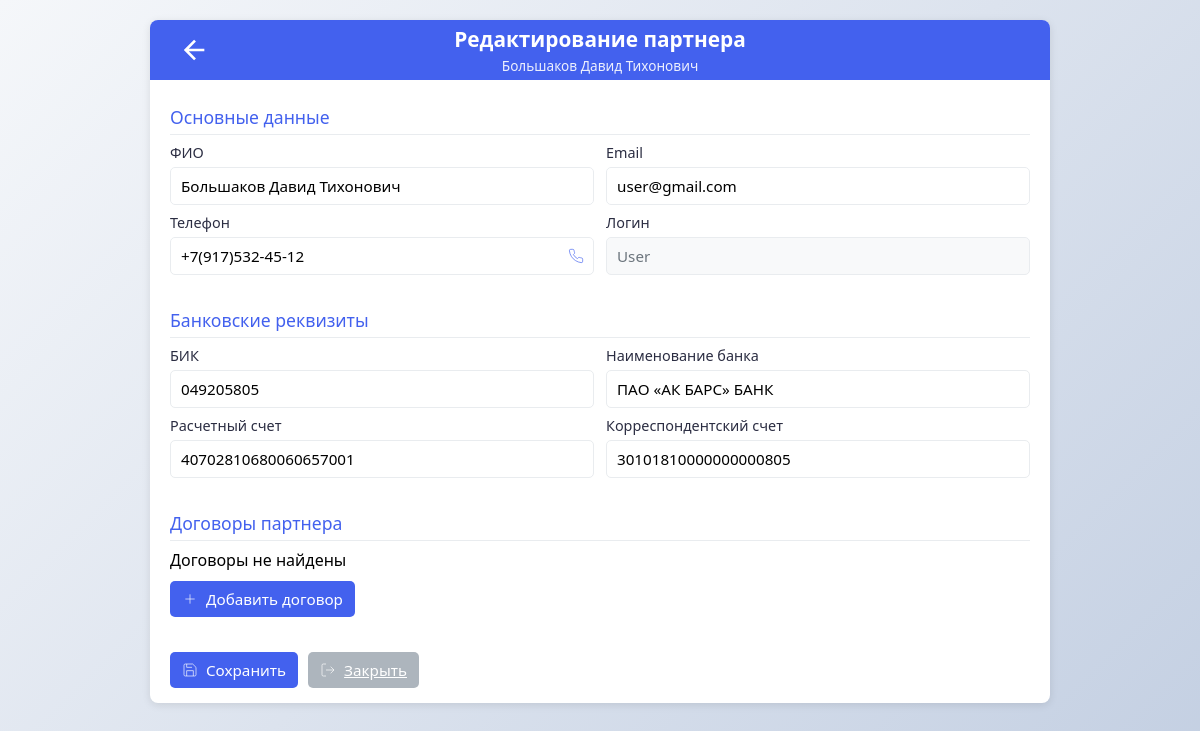
The page /admin/partner-edit.php?id=2 (signed in) on the database as committed earlier.
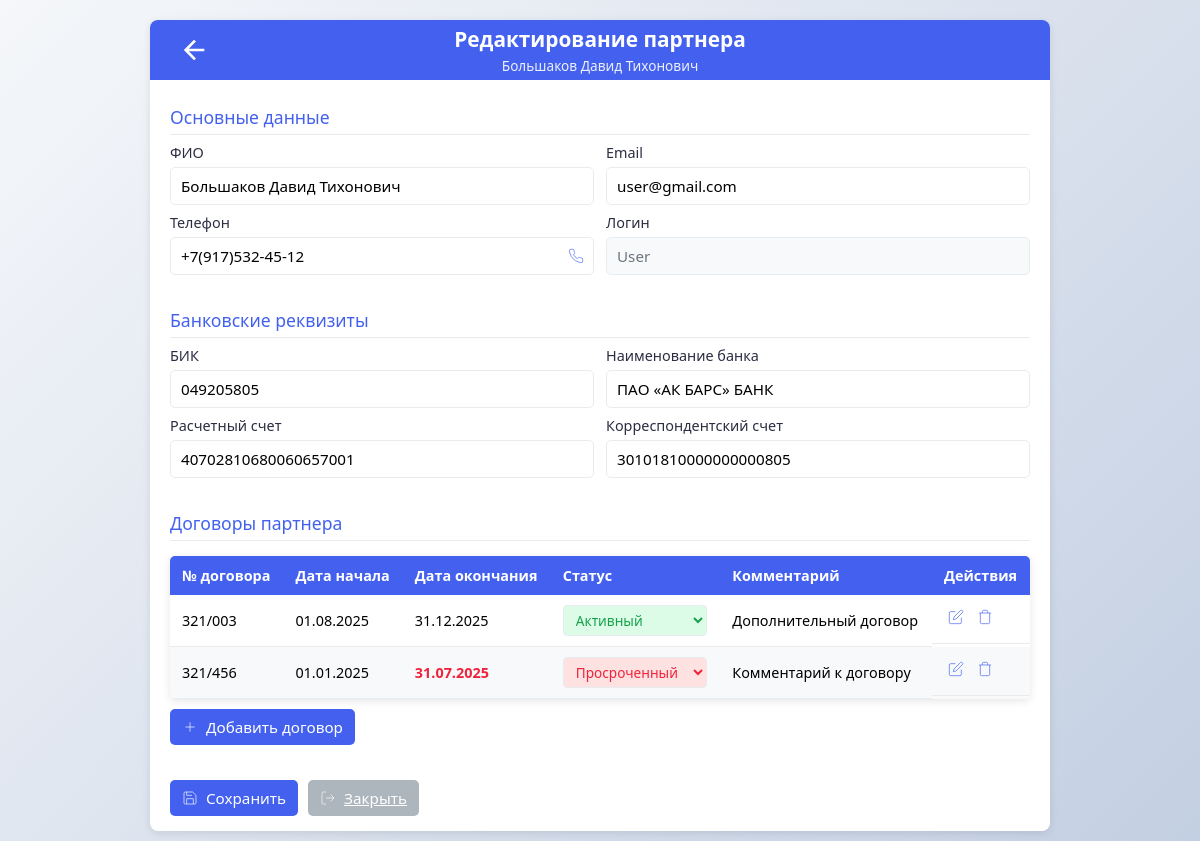
The same page on the database as committed later.
### tables this page shows
CREATE TABLE `user_contracts` (
  `id` bigint UNSIGNED NOT NULL,
  `user_id` bigint UNSIGNED NOT NULL COMMENT 'id агента',
  `number` varchar(20) NOT NULL COMMENT 'Номер договора',
  `start_date` date NOT NULL COMMENT 'Начало договора',
  `end_date` date NOT NULL COMMENT 'Конец договора',
  `status` tinyint(1) NOT NULL DEFAULT '0' COMMENT 'Статус договора 1-черновик, 2-активный, 3-просроченный, 4-прекращенный',
  `created_at` datetime DEFAULT CURRENT_TIMESTAMP COMMENT 'Дата создания договора',
  `updated_at` datetime DEFAULT CURRENT_TIMESTAMP ON UPDATE CURRENT_TIMESTAMP COMMENT 'Дата  договора',
  `is_archived` tinyint(1) DEFAULT '0',
  `comment` varchar(255) DEFAULT NULL COMMENT 'Коментарий к договору'
);

### admin/partner-edit.php (the view, shortened to what the changed rows need)
<?php
require_once __DIR__ . '/../includes/db_connect.php';
$partner_id = $_GET['id'] ?? 0;
$partner = null;
$contracts = [];
try {
    $stmt = $pdo->prepare("SELECT * FROM users WHERE id = ?");
    $stmt->execute([$partner_id]);
    $partner = $stmt->fetch();
    $stmt = $pdo->prepare("SELECT * FROM user_contracts WHERE user_id = ? ORDER BY start_date DESC");
    $stmt->execute([$partner_id]);
    $contracts = $stmt->fetchAll();
} catch (PDOException $e) {
    $error = "Ошибка базы данных: " . $e->getMessage();
} catch (Exception $e) {
    $error = $e->getMessage();
}
?>
<!DOCTYPE html>
<html lang="ru">
<head>
    <link rel="stylesheet" href="partner-edit.css">
</head>
<body>
    <div class="profile-wrapper">
        <div class="profile-header">
            <div class="header-center">
                <h1 class="profile-title">Редактирование партнера</h1>
            </div>
        </div>
        <div class="profile-body">
            <?php if ($partner): ?>
            <form method="post" class="profile-form" id="partnerForm">
                <div class="form-section">
                    <h3 class="section-title">Договоры партнера</h3>
                    <?php if (!empty($contracts)): ?>
                    <table class="contracts-table">
                        <thead>
                            <tr>
                                <th>№ договора</th>
                                <th>Дата начала</th>
                                <th>Дата окончания</th>
                                <th>Статус</th>
                                <th>Комментарий</th>
                                <th>Действия</th>
                            </tr>
                        </thead>
                        <tbody>
                            <?php foreach ($contracts as $contract):
                                $isExpired = strtotime($contract['end_date']) < time();
                            ?>
                            <tr>
                                <td><?= htmlspecialchars($contract['number']) ?></td>
                                <td><?= date('d.m.Y', strtotime($contract['start_date'])) ?></td>
                                <td <?= $isExpired ? 'style="color: var(--danger); font-weight: bold;"' : '' ?>>
                                    <?= date('d.m.Y', strtotime($contract['end_date'])) ?>
                                </td>
                                <td>
                                    <form method="post" class="status-form">
                                        <select name="status" onchange="this.form.submit()" class="status-select status-<?= $contract['status'] ?>">
                                            <option value="2" <?= $contract['status'] == 2 ? 'selected' : '' ?>>Активный</option>
                                            <option value="3" <?= $contract['status'] == 3 ? 'selected' : '' ?>>Просроченный</option>
                                        </select>
                                    </form>
                                </td>
                                <td><?= htmlspecialchars($contract['comment'] ?? '—') ?></td>
                                <td class="contract-actions">
                                    <button type="button" class="contract-btn edit-contract-btn"
                                            data-id="<?= $contract['id'] ?>"
                                            data-number="<?= htmlspecialchars($contract['number']) ?>"
                                            data-start_date="<?= date('Y-m-d', strtotime($contract['start_date'])) ?>"
                                            data-end_date="<?= date('Y-m-d', strtotime($contract['end_date'])) ?>"
                                            data-status="<?= $contract['status'] ?>"
                                            data-comment="<?= htmlspecialchars($contract['comment'] ?? '') ?>">
                                        <svg width="16" height="16" viewBox="0 0 24 24" fill="none" stroke="currentColor">
                                            <path d="M11 4H4a2 2 0 0 0-2 2v14a2 2 0 0 0 2 2h14a2 2 0 0 0 2-2v-7"></path>
                                            <path d="M18.5 2.5a2.121 2.121 0 0 1 3 3L12 15l-4 1 1-4 9.5-9.5z"></path>
                                        </svg>
                                    </button>
                                    <form method="post" style="display:inline;">
                                        <button type="submit" class="contract-btn" onclick="return confirm('Вы уверены, что хотите удалить этот договор?')">
                                            <svg width="16" height="16" viewBox="0 0 24 24" fill="none" stroke="currentColor">
                                                <path d="M3 6h18M19 6v14a2 2 0 0 1-2 2H7a2 2 0 0 1-2-2V6m3 0V4a2 2 0 0 1 2-2h4a2 2 0 0 1 2 2v2"></path>
                                            </svg>
                                        </button>
                                    </form>
                                </td>
                            </tr>
                            <?php endforeach; ?>
                        </tbody>
                    </table>
                    <?php else: ?>
                        <p>Договоры не найдены</p>
                    <?php endif; ?>
                    <button type="button" class="btn btn-primary add-contract-btn" id="addContractBtn">
                        <svg width="16" height="16" viewBox="0 0 24 24" fill="none" stroke="currentColor" style="margin-right: 8px;">
                            <line x1="12" y1="5" x2="12" y2="19"></line>
                            <line x1="5" y1="12" x2="19" y2="12"></line>
                        </svg>
                        Добавить договор
                    </button>
                </div>
            </form>
            <?php endif; ?>
        </div>
    </div>
</body>
</html>

Rows that differ between the two databases and show on the page:
added user_contracts: number "321/003", start_date "01.08.2025", end_date "31.12.2025", status "Активный", comment "Дополнительный договор"
added user_contracts: number "321/456", start_date "01.01.2025", end_date "31.07.2025", status "Просроченный", comment "Комментарий к договору"
Other text that changed with them:
text no longer shown: "Договоры не найдены"
text now shown: "№ договора Дата начала Дата окончания Статус Комментарий Действия"
